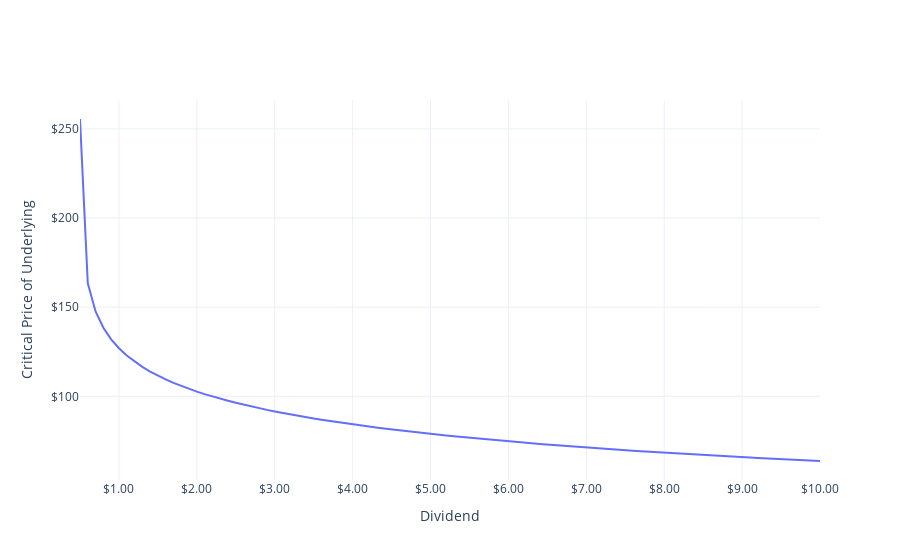

Here is the notebook cell this chart was saved with:
### Markdown cell above
# FIGURE 1

### Code cell
import plotly.graph_objects as go

grid = np.arange(0.1, 10.1, 0.1)
grid = grid[grid>(1 - np.exp(-r * time_ex_to_mat)) * K]


string="critical price is $%{y:.2f}<br>when dividend is $%{x:.2f}<extra></extra>"
trace = go.Scatter(
    x=grid,
    y=[criticalS(x) for x in grid],
    mode="lines",
    hovertemplate=string
)

fig = go.Figure(trace)

fig.update_layout(
    xaxis_tickprefix="$",
    yaxis_tickprefix="$",
    xaxis_tickformat=".2f",
    yaxis_tickformat=".0f",
    xaxis_title="Dividend",
    yaxis_title="Critical Price of Underlying",
    template="plotly_white"
)
fig.show()

### Figure 1 — Plotly figure (JSON) as saved in the notebook; plotly's stock layout.template omitted (floating-point values rounded to 4 significant figures)
{"data": [{"hovertemplate": "critical price is $%{y:.2f}<br>when dividend is $%{x:.2f}<extra></extra>", "mode": "lines", "type": "scatter", "x": [0.5, 0.6, 0.7, 0.8, 0.9, 1, 1.1, 1.2, 1.3, 1.4, 1.5, 1.6, 1.7, 1.8, 1.9, 2, 2.1, 2.2, 2.3, 2.4, 2.5, 2.6, 2.7, 2.8, 2.9, 3.0, 3.1, 3.2, 3.3, 3.4, 3.5, 3.6, 3.7, 3.8, 3.9, 4, 4.1, 4.2, 4.3, 4.4, 4.5, 4.6, 4.7, 4.8, 4.9, 5, 5.1, 5.2, 5.3, 5.4, 5.5, 5.6, 5.7, 5.8, 5.9, 6, 6.1, 6.2, 6.3, 6.4, 6.5, 6.6, 6.7, 6.8, 6.9, 7, 7.1, 7.2, 7.3, 7.4, 7.5, 7.6, 7.7, 7.8, 7.9, 8, 8.1, 8.2, 8.3, 8.4, 8.5, 8.6, 8.7, 8.8, 8.9, 9, 9.1, 9.2, 9.3, 9.4, 9.5, 9.6, 9.7, 9.8, 9.9, 10], "y": [255.6, 163.4, 147.6, 138.4, 132.0, 127.0, 122.9, 119.5, 116.5, 113.9, 111.6, 109.5, 107.5, 105.8, 104.1, 102.6, 101.2, 99.89, 98.65, 97.47, 96.35, 95.29, 94.28, 93.31, 92.39, 91.51, 90.66, 89.85, 89.06, 88.31, 87.58, 86.87, 86.19, 85.53, 84.9, 84.28, 83.67, 83.09, 82.52, 81.97, 81.43, 80.91, 80.4, 79.9, 79.41, 78.94, 78.48, 78.02, 77.58, 77.15, 76.72, 76.31, 75.9, 75.5, 75.11, 74.73, 74.36, 73.99, 73.63, 73.27, 72.93, 72.58, 72.25, 71.92, 71.6, 71.28, 70.97, 70.66, 70.35, 70.06, 69.76, 69.48, 69.19, 68.91, 68.64, 68.37, 68.1, 67.84, 67.58, 67.33, 67.07, 66.83, 66.58, 66.34, 66.11, 65.87, 65.64, 65.42, 65.19, 64.97, 64.75, 64.54, 64.33, 64.12, 63.91, 63.71]}], "layout": {"xaxis": {"tickformat": ".2f", "tickprefix": "$", "title": {"text": "Dividend"}}, "yaxis": {"tickformat": ".0f", "tickprefix": "$", "title": {"text": "Critical Price of Underlying"}}}}
